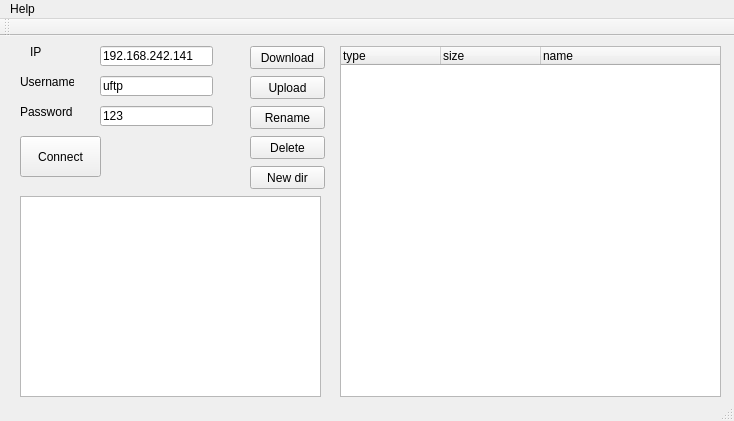
<?xml version="1.0" encoding="UTF-8"?>
<ui version="4.0">
 <class>ftpClient</class>
 <widget class="QMainWindow" name="ftpClient">
  <property name="geometry">
   <rect>
    <x>0</x>
    <y>0</y>
    <width>734</width>
    <height>421</height>
   </rect>
  </property>
  <property name="windowTitle">
   <string>ftpClient</string>
  </property>
  <widget class="QWidget" name="centralWidget">
   <widget class="QPushButton" name="connectButton">
    <property name="geometry">
     <rect>
      <x>20</x>
      <y>100</y>
      <width>81</width>
      <height>41</height>
     </rect>
    </property>
    <property name="text">
     <string>Connect</string>
    </property>
   </widget>
   <widget class="QLineEdit" name="ipEdit">
    <property name="geometry">
     <rect>
      <x>100</x>
      <y>10</y>
      <width>113</width>
      <height>20</height>
     </rect>
    </property>
    <property name="text">
     <string>192.168.242.141</string>
    </property>
   </widget>
   <widget class="QLineEdit" name="userEdit">
    <property name="geometry">
     <rect>
      <x>100</x>
      <y>40</y>
      <width>113</width>
      <height>20</height>
     </rect>
    </property>
    <property name="text">
     <string>uftp</string>
    </property>
   </widget>
   <widget class="QLabel" name="ipLabel">
    <property name="geometry">
     <rect>
      <x>30</x>
      <y>10</y>
      <width>54</width>
      <height>12</height>
     </rect>
    </property>
    <property name="text">
     <string>IP</string>
    </property>
   </widget>
   <widget class="QLabel" name="userLabel">
    <property name="geometry">
     <rect>
      <x>20</x>
      <y>40</y>
      <width>54</width>
      <height>12</height>
     </rect>
    </property>
    <property name="text">
     <string>Username</string>
    </property>
   </widget>
   <widget class="QLabel" name="passLabel">
    <property name="geometry">
     <rect>
      <x>20</x>
      <y>70</y>
      <width>54</width>
      <height>12</height>
     </rect>
    </property>
    <property name="text">
     <string>Password</string>
    </property>
   </widget>
   <widget class="QLineEdit" name="passEdit">
    <property name="geometry">
     <rect>
      <x>100</x>
      <y>70</y>
      <width>113</width>
      <height>20</height>
     </rect>
    </property>
    <property name="text">
     <string>123</string>
    </property>
   </widget>
   <widget class="QTextEdit" name="infoEdit">
    <property name="geometry">
     <rect>
      <x>20</x>
      <y>160</y>
      <width>301</width>
      <height>201</height>
     </rect>
    </property>
   </widget>
   <widget class="QPushButton" name="downButton">
    <property name="geometry">
     <rect>
      <x>250</x>
      <y>10</y>
      <width>75</width>
      <height>23</height>
     </rect>
    </property>
    <property name="text">
     <string>Download</string>
    </property>
   </widget>
   <widget class="QPushButton" name="upButton">
    <property name="geometry">
     <rect>
      <x>250</x>
      <y>40</y>
      <width>75</width>
      <height>23</height>
     </rect>
    </property>
    <property name="text">
     <string>Upload</string>
    </property>
   </widget>
   <widget class="QPushButton" name="renameButton">
    <property name="geometry">
     <rect>
      <x>250</x>
      <y>70</y>
      <width>75</width>
      <height>23</height>
     </rect>
    </property>
    <property name="text">
     <string>Rename</string>
    </property>
   </widget>
   <widget class="QPushButton" name="deleteButton">
    <property name="geometry">
     <rect>
      <x>250</x>
      <y>100</y>
      <width>75</width>
      <height>23</height>
     </rect>
    </property>
    <property name="text">
     <string>Delete</string>
    </property>
   </widget>
   <widget class="QTreeWidget" name="fileTree">
    <property name="geometry">
     <rect>
      <x>340</x>
      <y>10</y>
      <width>381</width>
      <height>351</height>
     </rect>
    </property>
    <column>
     <property name="text">
      <string>type</string>
     </property>
    </column>
    <column>
     <property name="text">
      <string>size</string>
     </property>
    </column>
    <column>
     <property name="text">
      <string>name</string>
     </property>
    </column>
   </widget>
   <widget class="QPushButton" name="newButton">
    <property name="geometry">
     <rect>
      <x>250</x>
      <y>130</y>
      <width>75</width>
      <height>23</height>
     </rect>
    </property>
    <property name="text">
     <string>New dir</string>
    </property>
   </widget>
  </widget>
  <widget class="QMenuBar" name="menuBar">
   <property name="geometry">
    <rect>
     <x>0</x>
     <y>0</y>
     <width>734</width>
     <height>22</height>
    </rect>
   </property>
   <widget class="QMenu" name="menuHelp">
    <property name="title">
     <string>Help</string>
    </property>
   </widget>
   <addaction name="menuHelp"/>
  </widget>
  <widget class="QToolBar" name="mainToolBar">
   <attribute name="toolBarArea">
    <enum>TopToolBarArea</enum>
   </attribute>
   <attribute name="toolBarBreak">
    <bool>false</bool>
   </attribute>
  </widget>
  <widget class="QStatusBar" name="statusBar"/>
 </widget>
 <layoutdefault spacing="6" margin="11"/>
 <resources/>
 <connections/>
</ui>
